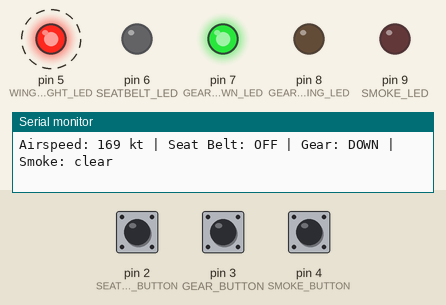
Recording of a program running on a simulated Arduino Uno, built with avr-gcc and run on an emulated ATmega328P. Parts: output pins drawn as LEDs (lit = HIGH), the last lines printed to the serial monitor. Dashed ring = blinking. The inputs (shaded band) are chosen by the test bench; at power-on: pin 4 (SMOKE_BUTTON) HIGH, pin 2 (SEATBELT_BUTTON) HIGH, pin 3 (GEAR_BUTTON) HIGH. Random numbers use the default seed unless the program sets one.

Above: at 1.2 s.
1.3 s: pin 4 (SMOKE_BUTTON) pulled LOW for 0.15 s
At 2.07 s:
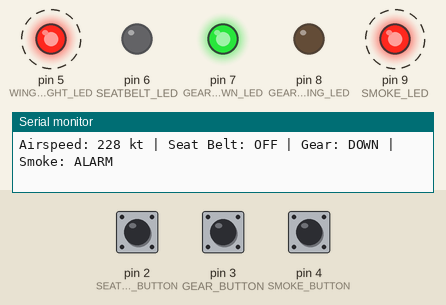
4.3 s: pin 2 (SEATBELT_BUTTON) pulled LOW for 0.15 s
At 5.14 s:
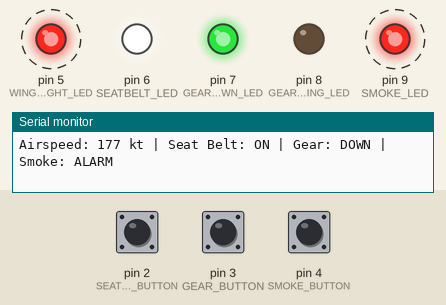
7.3 s: pin 3 (GEAR_BUTTON) pulled LOW for 0.15 s
At 8.17 s:
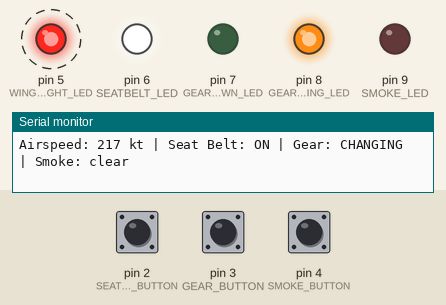
10.3 s: pin 2 (SEATBELT_BUTTON) pulled LOW for 1 s
At 11.14 s:
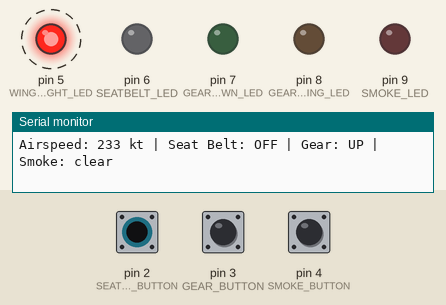
13.3 s: pin 3 (GEAR_BUTTON) pulled LOW for 1 s
At 14.11 s:
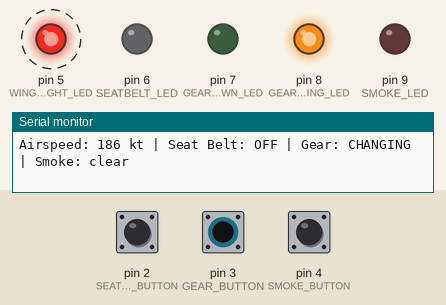
16.3 s: pin 2 (SEATBELT_BUTTON) pulled LOW for 3.2 s
At 17.08 s:
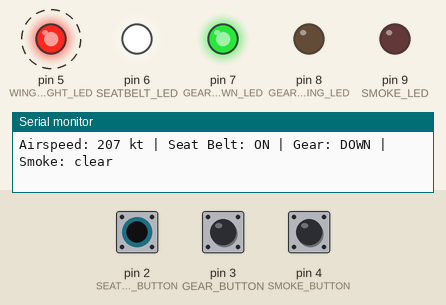
Timing chart, 0 to 22.0 s (numbered marks = the images above; inputs shaded):
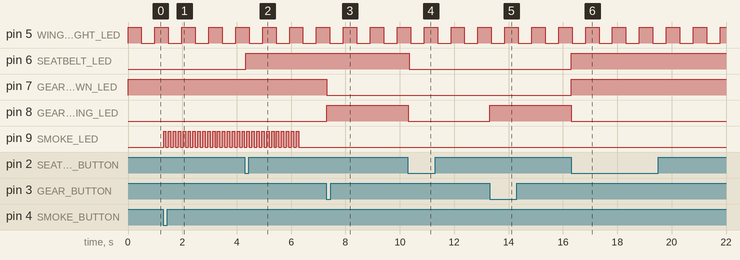

The program:

main.cpp
```cpp
/*
 * main.cpp
 */
#include "aircraft.h"
#include "utils.h"

void setup() {
    Serial.begin(115200);

    /* TODO */
    /*set up leds*/
    pinMode(WING_LIGHT_LED, OUTPUT);
    pinMode(SEATBELT_LED, OUTPUT);
    pinMode(GEAR_DOWN_LED, OUTPUT);
    pinMode(GEAR_CHANGING_LED, OUTPUT);
    pinMode(SMOKE_LED, OUTPUT);

    /*set up buttons*/
    pinMode(SEATBELT_BUTTON, INPUT_PULLUP);
    pinMode(GEAR_BUTTON, INPUT_PULLUP);
    pinMode(SMOKE_BUTTON, INPUT_PULLUP);

    /*create tasks*/
    xTaskCreate(
        AirspeedTask,
        "Aircraft",
        TASK_STACK_SIZE,
        NULL,
        TASK_PRIORITY,
        NULL
    );

    xTaskCreate(
        WingLightTask,
        "Wing Light",
        TASK_STACK_SIZE,
        NULL,
        TASK_PRIORITY,
        NULL
    );

    xTaskCreate(
        SeatBeltTask,
        "Seat Belt",
        TASK_STACK_SIZE,
        NULL,
        TASK_PRIORITY,
        NULL
    );

    xTaskCreate(
        LandingGearTask,
        "Landing Gear",
        TASK_STACK_SIZE,
        NULL,
        TASK_PRIORITY,
        NULL
    );

    xTaskCreate(
        SmokeDetectionTask,
        "Smoke Detection",
        TASK_STACK_SIZE,
        NULL,
        SMOKE_PRIORITY,
        NULL
    );

    xTaskCreate(
        DisplayTask,
        "Display",
        DISPLAY_STACK_SIZE,
        NULL,
        DISPLAY_PRIORITY,
        NULL
    );

}

void loop() {
    /* Empty */
}
```

aircraft.h
```cpp
/*
 * aircraft.h
 * Provided Code. Do not change it.
 */
#ifndef AIRCRAFT_H
#define AIRCRAFT_H

#include <Arduino.h>
#include <Arduino_FreeRTOS.h>

/* Buttons */
#define SEATBELT_BUTTON     2
#define GEAR_BUTTON         3
#define SMOKE_BUTTON        4

/* LEDs */
#define WING_LIGHT_LED      5
#define SEATBELT_LED        6
#define GEAR_DOWN_LED       7
#define GEAR_CHANGING_LED   8
#define SMOKE_LED           9

/* Times (in milliseconds) */
#define WING_LIGHT_BLINK_RATE   500
#define AIRSPEED_PERIOD         250
#define BUTTON_POLL_PERIOD      50
#define GEAR_CHANGE_TIME        3000
#define SMOKE_POLL_PERIOD       20
#define SMOKE_FLASH_RATE        100
#define SMOKE_ALARM_TIME        5000
#define DISPLAY_PERIOD          500

/* Priorities */
#define SMOKE_PRIORITY      3
#define DISPLAY_PRIORITY    2
#define TASK_PRIORITY       1

/* Stack sizes (in bytes) */
#define TASK_STACK_SIZE     80
#define DISPLAY_STACK_SIZE  144 // DisplayTask needs more for Serial.print()

/* Landing gear states */
#define GEAR_UP         0
#define GEAR_CHANGING   1
#define GEAR_DOWN       2

/* Shared states
 * Each variable can be written by 1 task only
 * Any tasks may read it.
 */
extern volatile uint8_t airspeed;
extern volatile bool    seatBeltOn;
extern volatile uint8_t gearState;
extern volatile bool    smokeDetected;

/* Tasks */
void AirspeedTask(void *pvParameters);
void WingLightTask(void *pvParameters);
void SeatBeltTask(void *pvParameters);
void LandingGearTask(void *pvParameters);
void SmokeDetectionTask(void *pvParameters);
void DisplayTask(void *pvParameters);

#endif
```

utils.h
```cpp
/*
 * utils.h
 * Provided Code. Do not change it.
 */
#ifndef UTILS_H
#define UTILS_H

#include <Arduino.h>

/* Minimum and Maximum Speeds (in knots) */
#define AIRSPEED_MIN    150
#define AIRSPEED_MAX    250

/* Returns the airspeed between AIRSPEED_MIN and AIRSPEED_MAX */
uint8_t getAirspeedLevel(void);

/* Prints airspeed, seat belt, gear, smoke to Serial. */
void displayAircraftStatus(void);

#endif
```

airspeed_task.cpp
```cpp
/*
 * airspeed_task.cpp
 */
#include "aircraft.h"
#include "utils.h"

void AirspeedTask(void *pvParameters) {
    /* TODO */
    for (;;){
        airspeed = getAirspeedLevel();
        vTaskDelay(pdMS_TO_TICKS(AIRSPEED_PERIOD));
    }
}
```

landing_gear_task.cpp
```cpp
/*
 * landing_gear_task.cpp
 */
#include "aircraft.h"
#include "utils.h"

void LandingGearTask(void *pvParameters) {
    /* TODO */
    bool last_pressed = false; /*released*/
    bool currentPressed;

    gearState = GEAR_DOWN;
    digitalWrite(GEAR_DOWN_LED, HIGH);
    digitalWrite(GEAR_CHANGING_LED, LOW);

    for (;;) {
        currentPressed = (digitalRead(GEAR_BUTTON) == LOW);

        if (!last_pressed && currentPressed) {

            bool lastDown = (gearState == GEAR_DOWN);

            gearState = GEAR_CHANGING;
            digitalWrite(GEAR_DOWN_LED, LOW);
            digitalWrite(GEAR_CHANGING_LED, HIGH);

            vTaskDelay(pdMS_TO_TICKS(GEAR_CHANGE_TIME));

            if (lastDown) {
                gearState = GEAR_UP;
            } else {
                gearState = GEAR_DOWN;
            }

            digitalWrite(GEAR_CHANGING_LED, LOW);
            digitalWrite(GEAR_DOWN_LED,
                         gearState == GEAR_DOWN ? HIGH : LOW);
        }

        last_pressed = currentPressed;

        vTaskDelay(pdMS_TO_TICKS(BUTTON_POLL_PERIOD));
    }
}
```

seatbelt_task.cpp
```cpp
/*
 * seatbelt_task.cpp
 */
#include "aircraft.h"
#include "utils.h"

void SeatBeltTask(void *pvParameters) {
    /* TODO */
    bool last_pressed = false; /*released*/
    bool currentPressed;

    for(;;){
        currentPressed = (digitalRead(SEATBELT_BUTTON) == LOW);
        if (last_pressed == false && currentPressed == true){
            seatBeltOn = !seatBeltOn;
            digitalWrite(SEATBELT_LED, seatBeltOn);
        }
        last_pressed = currentPressed;
        vTaskDelay(pdMS_TO_TICKS(BUTTON_POLL_PERIOD));
    };
}
```

smoke_task.cpp
```cpp
/*
 * smoke_task.cpp
 */
#include "aircraft.h"
#include "utils.h"

void SmokeDetectionTask(void *pvParameters) {
    /* TODO */
    bool currentPressed;

    for (;;) {
        currentPressed = (digitalRead(SMOKE_BUTTON) == LOW);

        if (currentPressed == true) {
            smokeDetected = true;

            TickType_t startTime = xTaskGetTickCount();
            TickType_t alarmTime = pdMS_TO_TICKS(SMOKE_ALARM_TIME);
            TickType_t flashTime = pdMS_TO_TICKS(SMOKE_FLASH_RATE);

            bool ledOn = true;
            digitalWrite(SMOKE_LED, HIGH);

            while ((xTaskGetTickCount() - startTime) < alarmTime) {
                TickType_t elapsed = xTaskGetTickCount() - startTime;
                TickType_t remaining = alarmTime - elapsed;
                TickType_t waitTime = (remaining < flashTime) ? remaining : flashTime;
                vTaskDelay(waitTime);

                if ((xTaskGetTickCount() - startTime) < alarmTime) {
                    ledOn = !ledOn;
                    digitalWrite(SMOKE_LED, ledOn);
                }
            }

            digitalWrite(SMOKE_LED, LOW);
            smokeDetected = false;
        }

    vTaskDelay(pdMS_TO_TICKS(SMOKE_POLL_PERIOD));
}
}
```

utils.cpp
```cpp
/*
 * utils.cpp
 * Provided File. Do not change it.
 */
#include "aircraft.h"
#include "utils.h"

/* Shared states */
volatile uint8_t airspeed      = 0;
volatile bool    seatBeltOn    = false;
volatile uint8_t gearState     = GEAR_DOWN;
volatile bool    smokeDetected = false;

uint8_t getAirspeedLevel(void) {
    return (uint8_t)random(AIRSPEED_MIN, AIRSPEED_MAX + 1);
}

void displayAircraftStatus(void) {
    static const char *const gearNames[] = { "UP", "CHANGING", "DOWN" };

    Serial.print(F("Airspeed: "));
    Serial.print(airspeed);
    Serial.print(F(" kt | Seat Belt: "));
    Serial.print(seatBeltOn ? F("ON") : F("OFF"));
    Serial.print(F(" | Gear: "));
    Serial.print(gearNames[gearState]);
    Serial.print(F(" | Smoke: "));
    Serial.println(smokeDetected ? F("ALARM") : F("clear"));
}

/* Prints the status every DISPLAY_PERIOD ms. */
void DisplayTask(void *pvParameters) {
    for (;;) {
        displayAircraftStatus();
        vTaskDelay(pdMS_TO_TICKS(DISPLAY_PERIOD));
    }
}
```

wing_light_task.cpp
```cpp
/*
 * wing_light_task.cpp
 */
#include "aircraft.h"
#include "utils.h"

void WingLightTask(void *pvParameters) {
    /* TODO */
    for(;;){
        digitalWrite(WING_LIGHT_LED, HIGH);
        vTaskDelay(pdMS_TO_TICKS(WING_LIGHT_BLINK_RATE));

        digitalWrite(WING_LIGHT_LED, LOW);
        vTaskDelay(pdMS_TO_TICKS(WING_LIGHT_BLINK_RATE));
    }
}
```

Measured:
- after the input at 1.3 s, pin 9 (SMOKE_LED): alternates HIGH for 0.09 s and LOW for 0.09 s, starting at once
- after the input at 4.3 s, pin 6 (SEATBELT_LED): LOW → HIGH at once
- after the input at 7.3 s, pin 7 (GEAR_DOWN_LED): HIGH → LOW at once; pin 8 (GEAR_CHANGING_LED): LOW → HIGH at once
- after the input at 10.3 s, pin 6 (SEATBELT_LED): HIGH → LOW at once
- after the input at 13.3 s, pin 8 (GEAR_CHANGING_LED): LOW → HIGH at once
- after the input at 16.3 s, pin 6 (SEATBELT_LED): LOW → HIGH at once
- by itself, pin 5 (WING_LIGHT_LED): alternates HIGH for 0.50 s and LOW for 0.50 s
